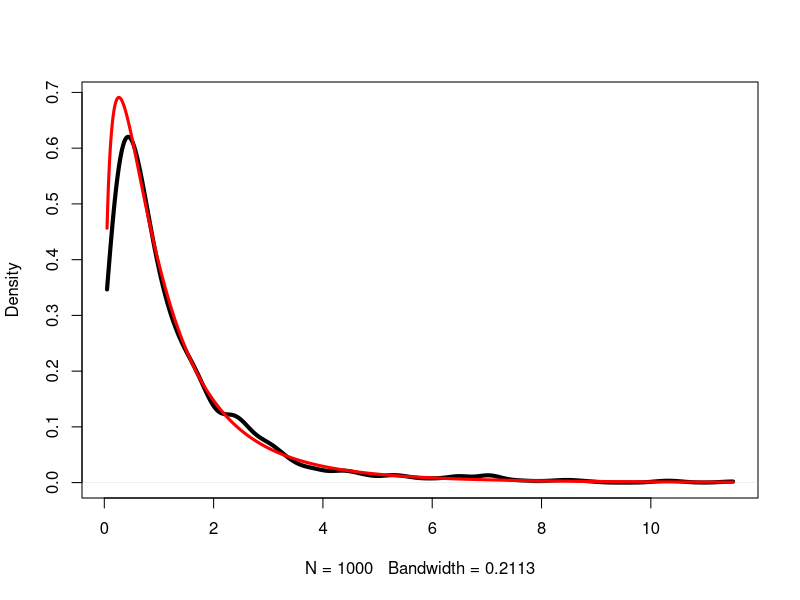

The R source for this figure:
library(mvtnorm)
######################################
# GENERO UNA WISHART W(sigma, p, n)
##############################################
p=3
n=10 

sigma = diag(p)
  
set.seed(12345)
y = rmvnorm(n = n, mean =rep(0,p), sigma = sigma)

###########################################################
# a mano
############################################################
w=matrix(0,3,3)
 
for (i in 1:n){
w=w+y[i,]%*%t(y[i,])
 

}

w

###########################################################
#OTRA FORMA ES USA QUE x TIENE A LOS INDIVIDUOS COMO FILAS
# ES DECIR x ES NUESTRA MATRIZ X POR LO TANTO W=X' X
##############################################################

W=t(y)%*%y

W
 
###################################################
# GENERO HOTELLING CENTRAL
# NECESITO UNA NORMAL INDEPENDIENTE DE W CON LA MISMA SIGMA
############################################################


mu = c(1,2,3)
 


x = rmvnorm(n = 1, mean = mu, sigma = sigma)

x.menos.mu=x-mu


T2p.n= n* x.menos.mu %*%solve(W)%*%t(x.menos.mu)

T2p.n

F=((n-p+1)/(n*p)) *T2p.n
F



eme=1000 
F=H=rep(NA,eme)
 
set.seed(12345)


for (i in 1:eme){

y = rmvnorm(n = n, mean =rep(0,p), sigma = sigma)

 #################WISHART##################

W=t(y)%*%y

##############NORMAL INDEPENDIENTE

x = rmvnorm(n = 1, mean =rep(0,p), sigma = sigma) 
 
T2p.n= n* x %*%solve(W)%*%t(x)

H[i]=T2p.n

F[i]=((n-p+1)/(n*p)) *T2p.n
}
 

tes=seq(0.05,max(F),length=1000)
densidad=df(tes,  p, n-p+1,  ncp=0,log = FALSE) 
 

plot(density(F, from=0.05, to=max(F)),lwd=4,ylim=c(0,max(densidad)),main=" ")
lines(tes,densidad,col="red",lwd=3)